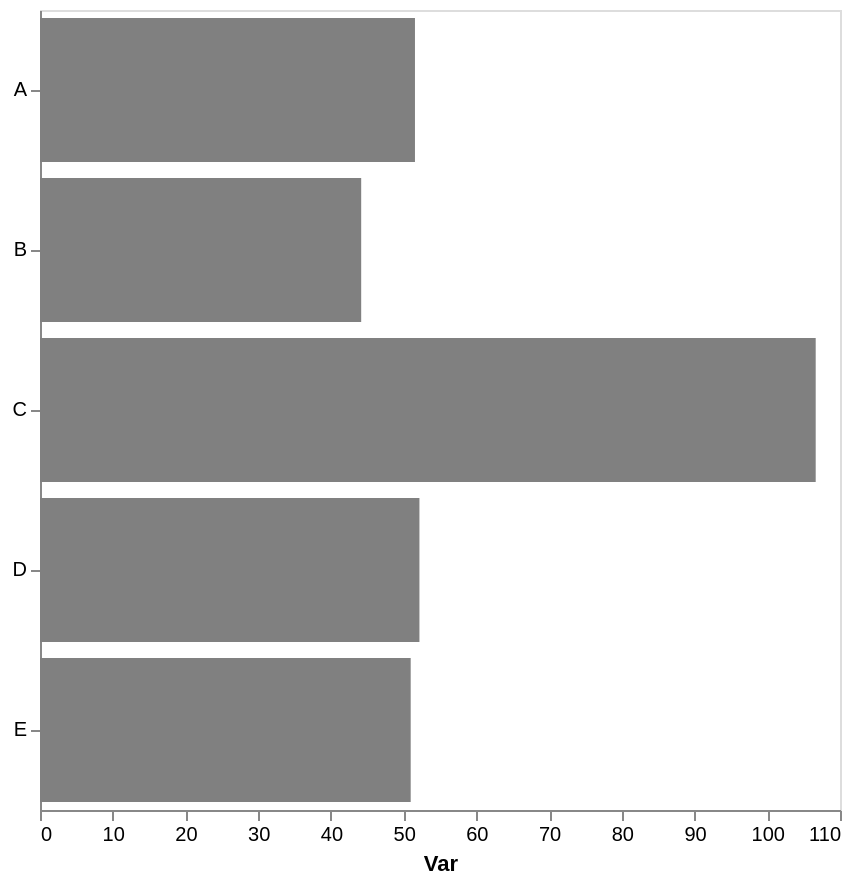

Write a Vega-Lite specification for this figure.
### Vega-Lite specification from a JSON file in a GitHub repository (floating-point values rounded to 4 significant figures)
{"config": {"view": {"continuousWidth": 300, "continuousHeight": 300}, "axis": {"grid": false}, "bar": {"color": "gray"}}, "data": {"name": "data-ff39bae53fe1347623671ce0025bf678"}, "mark": {"type": "bar"}, "encoding": {"x": {"aggregate": "mean", "axis": {"title": "Var"}, "field": "var1", "type": "quantitative"}, "y": {"axis": {"title": null}, "field": "cat", "type": "nominal"}}, "height": 400, "width": 400, "$schema": "https://vega.github.io/schema/vega-lite/v5.17.0.json", "datasets": {"data-ff39bae53fe1347623671ce0025bf678": [{"cat": "A", "var1": 48.23, "var2": 58.13}, {"cat": "E", "var1": 50.95, "var2": 51.46}, {"cat": "E", "var1": 45.39, "var2": 53.69}, {"cat": "B", "var1": 43.05, "var2": 42.5}, {"cat": "D", "var1": 43.07, "var2": 58.21}, {"cat": "D", "var1": 51.93, "var2": 44.83}, {"cat": "D", "var1": 61.51, "var2": 49.14}, {"cat": "B", "var1": 45.28, "var2": 48.62}, {"cat": "A", "var1": 48.04, "var2": 63.18}, {"cat": "A", "var1": 58.4, "var2": 56.92}, {"cat": "C", "var1": 106.7, "var2": 63.49}, {"cat": "E", "var1": 56.57, "var2": 46.9}]}}
